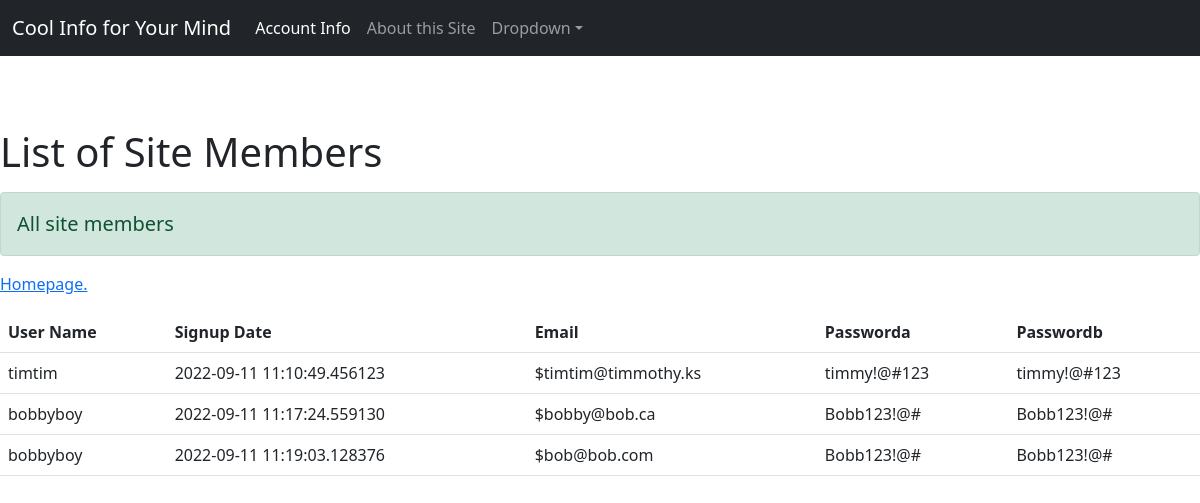
The app's page /allusers, older data.
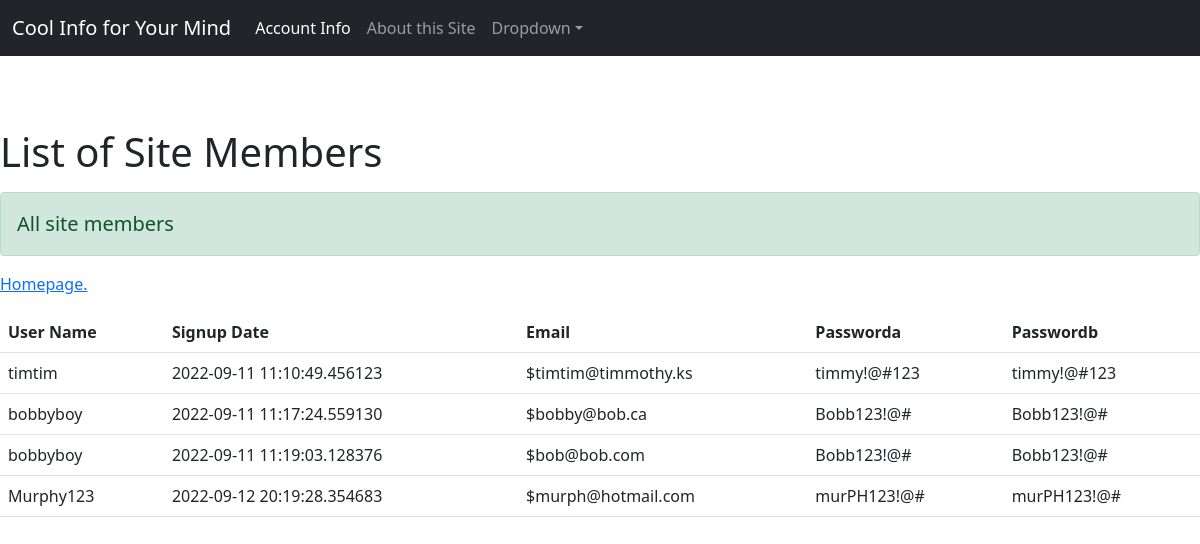
The same page, newer data.
### infoweb_app.py (models this page shows, shortened)
class Patrons(sqldb.Model):
    __tablename__ = 'users'
    id = sqldb.Column(sqldb.Integer, primary_key=True)
    username = sqldb.Column(sqldb.String(100), nullable=False)
    email = sqldb.Column(sqldb.String(80), unique=True, nullable=False)
    passworda = sqldb.Column(sqldb.String(100), nullable=False)
    passwordb = sqldb.Column(sqldb.String(100), nullable=False)
    date = sqldb.Column(sqldb.DateTime(timezone=True),
                           server_default=func.now())

### infoweb_app.py (the view)
@app.route('/allusers', methods=['GET', 'POST'])
def allusers():
    updated_users = Patrons.query.order_by(Patrons.date)
    return render_template('allusers.html', title='All Users', updated_users = updated_users)

### templates/allusers.html
{%extends 'layout.html'%}
{%block contentA%}
    <h1 class="pt-5 pb-2">List of Site Members</h1>
      <p class="lead alert alert-success"><strong>All site members</strong></p>
	  <p class="ml-4"><a href="{{ url_for('home') }}">Homepage.</a></p>
		<table class="table">
			<tr>
				<th>User Name</th>
				<th>Signup Date</th>
				<th>Email</th>
				<th>Passworda</th>
				<th>Passwordb</th>
			</tr>
			{% for users in updated_users %}
			<tr>
				<td>{{ users.username }}</td>
				<td>{{ users.date }}</td>
				<td>${{ users.email }}</td>
				<td>{{ users.passworda }}</td>
				<td>{{ users.passwordb }}</td>
			</tr>
			{% endfor %}
		</table>
{%endblock contentA%}

### templates/layout.html (shortened to what this page needs)
<!DOCTYPE html>
<html lang="en">
    <head>
        <link href="https://cdn.jsdelivr.net/npm/bootstrap@5.0.2/dist/css/bootstrap.min.css" rel="stylesheet">
    </head>
    <body>
        {% include 'navigation.html' %}
        <br/>
        <div class="containerA">
            {%block contentA%}
            {%endblock contentA%}
        </div>
    </body>
</html>

### templates/navigation.html (shortened to what this page needs)
<nav class="navbar navbar-expand-lg navbar-dark bg-dark">
  <div class="container-fluid">
    <a class="navbar-brand" href="{{url_for('home')}}">Cool Info for Your Mind</a>
    <div class="collapse navbar-collapse" id="navbarSupportedContent">
      <ul class="navbar-nav me-auto mb-2 mb-lg-0">
        <li class="nav-item">
          <a class="nav-link active" aria-current="page" href="{{url_for('account')}}">Account Info</a>
        </li>
        <li class="nav-item">
          <a class="nav-link" href="{{url_for('about')}}">About this Site</a>
        </li>
        <li class="nav-item dropdown">
          <a class="nav-link dropdown-toggle" data-bs-toggle="dropdown" href="#" role="button" data-toggle="dropdown" aria-haspopup="true" aria-expanded="false">Dropdown</a>
        </li>
      </ul>
    </div>
  </div>
</nav>

Row changes from the older to the newer data that the page shows:
added Patrons: username "Murphy123", date "2022-09-12 20:19:28.354683", email "murph@hotmail.com", passworda "murPH123!@#", passwordb "murPH123!@#"
